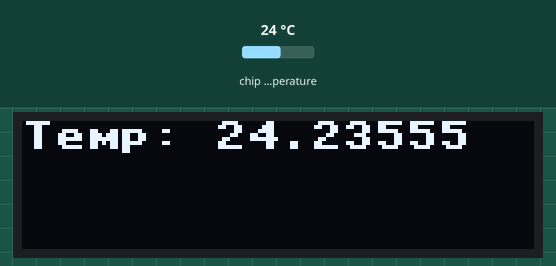
Simulated run of this program. Board: Raspberry Pi Pico running MicroPython. On the bench: 128×32 one-colour display. The inputs (shaded band) are chosen by the test bench; at power-on: chip temperature 24 °C.

Above: at 1.2 s.
1.3 s: chip temperature set to 1 °C
At 2.4 s:
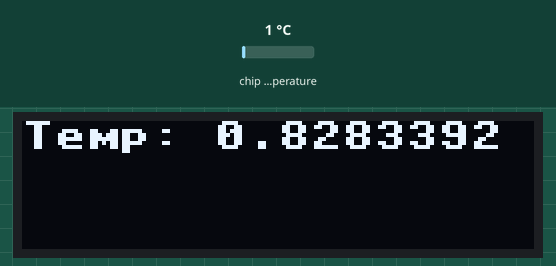
4.0 s: chip temperature set to 11 °C
At 4.4 s:
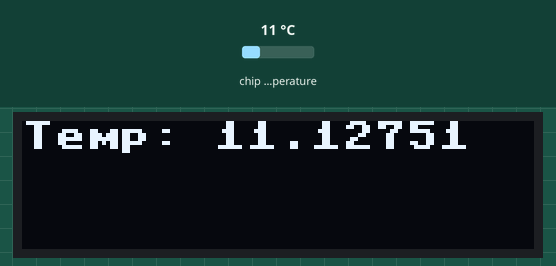
6.7 s: chip temperature set to 22 °C
At 8.4 s:
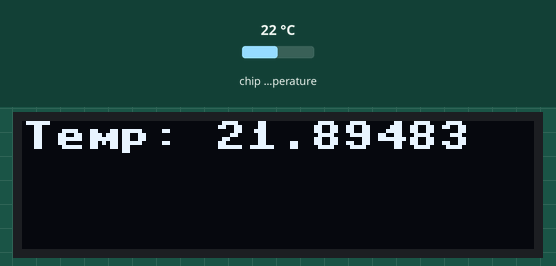
Timing chart, 0 to 9.9 s (numbered marks = the images above; inputs shaded):
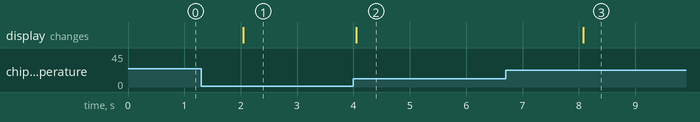

Measured:
- after the input at 1.3 s, the display: changes after 0.74 s (image 1)
- after the input at 4.0 s, the display: changes after 0.05 s (image 2)
- after the input at 6.7 s, the display: changes after 1.4 s (image 3)

The program:

I2C_OLED_Temperature.py
```python
import machine
import ssd1306
import time

sda = machine.Pin(0)
scl = machine.Pin(1)
i2c = machine.I2C(0, sda=sda, scl=scl, freq=400000)
display = ssd1306.SSD1306_I2C(128, 32, i2c)

adc = machine.ADC(machine.ADC.CORE_TEMP)
conversion_factor = 3.3 / (65535)
while True:
    reading = adc.read_u16() * conversion_factor
    temperature = 27 - (reading - 0.706)/0.001721
    display.fill(0)
    display.text(f"Temp: {temperature}", 0, 0, 1)
    display.show()
    time.sleep(2)
```
